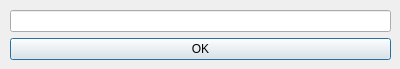
<?xml version="1.0" encoding="UTF-8"?>
<ui version="4.0">
 <class>InpWindow</class>
 <widget class="QDialog" name="InpWindow">
  <property name="geometry">
   <rect>
    <x>0</x>
    <y>0</y>
    <width>400</width>
    <height>69</height>
   </rect>
  </property>
  <property name="windowTitle">
   <string>Dialog</string>
  </property>
  <widget class="QWidget" name="">
   <property name="geometry">
    <rect>
     <x>10</x>
     <y>10</y>
     <width>381</width>
     <height>51</height>
    </rect>
   </property>
   <layout class="QVBoxLayout" name="verticalLayout">
    <item>
     <widget class="QLineEdit" name="lineEdit"/>
    </item>
    <item>
     <widget class="QPushButton" name="pushButton">
      <property name="text">
       <string>OK</string>
      </property>
     </widget>
    </item>
   </layout>
  </widget>
 </widget>
 <resources/>
 <connections>
  <connection>
   <sender>pushButton</sender>
   <signal>clicked()</signal>
   <receiver>InpWindow</receiver>
   <slot>close()</slot>
   <hints>
    <hint type="sourcelabel">
     <x>76</x>
     <y>48</y>
    </hint>
    <hint type="destinationlabel">
     <x>55</x>
     <y>67</y>
    </hint>
   </hints>
  </connection>
 </connections>
</ui>
